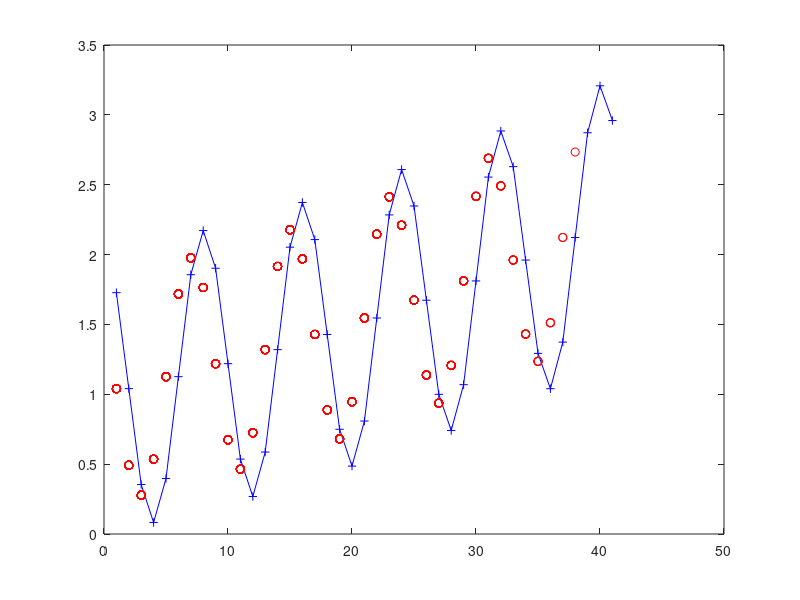

Write the MATLAB code that produced this figure.
n=1:41;
x=(1.02).^n+cos(2*pi*n/8);
plot(x,'b+-');hold;

for ii=1:41-3
  
   y(ii)=sum(x(ii:ii+2))/3;
   plot(y,'ro');
   pause;
end
